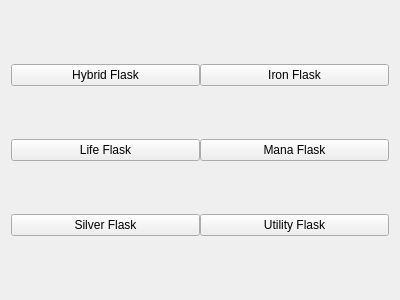
<?xml version="1.0" encoding="UTF-8"?>
<ui version="4.0">
    <class>flask_types</class>
    <widget class="QWidget" name="flask_types">
        <property name="geometry">
            <rect>
                <x>0</x>
                <y>0</y>
                <width>400</width>
                <height>300</height>
            </rect>
        </property>
        <property name="windowTitle">
            <string>Form</string>
        </property>
        <layout class="QVBoxLayout" name="verticalLayout">
            <item>
                <widget class="QWidget" name="flask_types_container" native="true">
                    <layout class="QGridLayout" name="gridLayout">
                        <property name="leftMargin">
                            <number>0</number>
                        </property>
                        <property name="topMargin">
                            <number>0</number>
                        </property>
                        <property name="rightMargin">
                            <number>0</number>
                        </property>
                        <property name="bottomMargin">
                            <number>0</number>
                        </property>
                        <property name="spacing">
                            <number>0</number>
                        </property>
                        <item row="0" column="2">
                            <widget class="QPushButton" name="expansion_jewel_large_btn">
                                <property name="text">
                                    <string>Hybrid Flask</string>
                                </property>
                                <attribute name="buttonGroup">
                                    <string notr="true">flask_types_btns_group</string>
                                </attribute>
                            </widget>
                        </item>
                        <item row="1" column="3">
                            <widget class="QPushButton" name="mana_flask_btn">
                                <property name="text">
                                    <string>Mana Flask</string>
                                </property>
                                <attribute name="buttonGroup">
                                    <string notr="true">flask_types_btns_group</string>
                                </attribute>
                            </widget>
                        </item>
                        <item row="0" column="3">
                            <widget class="QPushButton" name="expedition_flask_btn">
                                <property name="text">
                                    <string>Iron Flask</string>
                                </property>
                                <attribute name="buttonGroup">
                                    <string notr="true">flask_types_btns_group</string>
                                </attribute>
                            </widget>
                        </item>
                        <item row="1" column="2">
                            <widget class="QPushButton" name="life_flask_btn">
                                <property name="text">
                                    <string>Life Flask</string>
                                </property>
                                <attribute name="buttonGroup">
                                    <string notr="true">flask_types_btns_group</string>
                                </attribute>
                            </widget>
                        </item>
                        <item row="2" column="2">
                            <widget class="QPushButton" name="no_effect_flask_mod_btn">
                                <property name="text">
                                    <string>Silver Flask</string>
                                </property>
                                <attribute name="buttonGroup">
                                    <string notr="true">flask_types_btns_group</string>
                                </attribute>
                            </widget>
                        </item>
                        <item row="2" column="3">
                            <widget class="QPushButton" name="utility_flask_btn">
                                <property name="text">
                                    <string>Utility Flask</string>
                                </property>
                                <attribute name="buttonGroup">
                                    <string notr="true">flask_types_btns_group</string>
                                </attribute>
                            </widget>
                        </item>
                    </layout>
                </widget>
            </item>
        </layout>
    </widget>
    <resources/>
    <connections/>
    <buttongroups>
        <buttongroup name="flask_types_btns_group"/>
    </buttongroups>
</ui>
